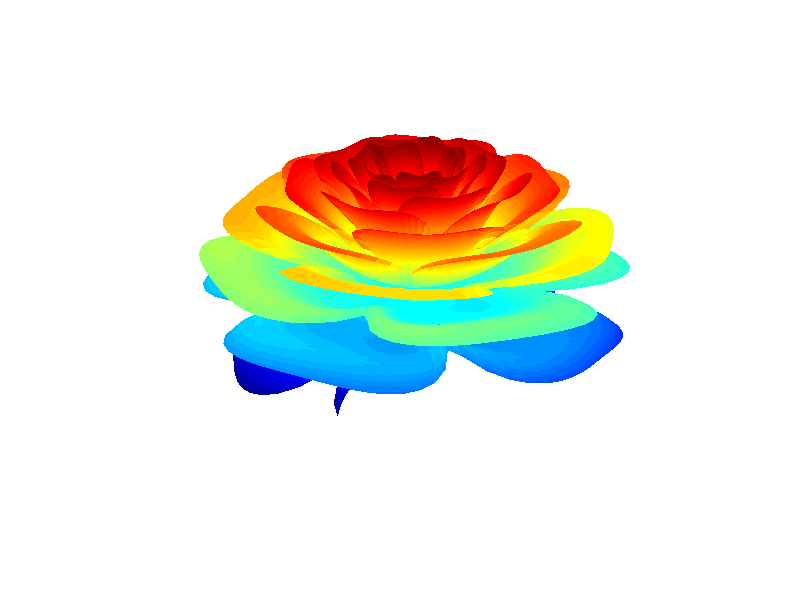

This chart was generated by the following MATLAB code:
n = 800;
p = pi;

[R,T] = ndgrid(linspace(0,1,n),linspace(-2,20*p,n));

x = 1-(.5)*((5/4)*(1-mod(3.6*T,2*p)/p).^2-.25).^2;
U = 2*exp(-T/(8*p));
L = sin(U);
J = cos(U);
y = 1.99*(R.^2).*(1.2*R-1).^2.*L;
K = x.*(R.*L+y.*J);

X = K.*sin(T);
Y = K.*cos(T);
Z = x.*(R.*J-y.*L);

surf(X,Y,Z,'LineStyle','none')
grid,axis off;
colormap(jet)
